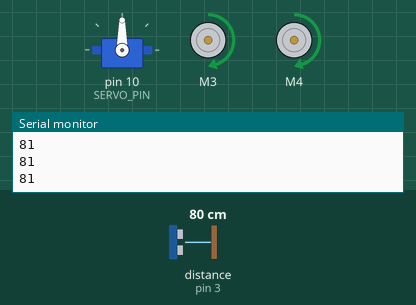
Recording of a sketch running on a simulated Arduino Uno, built with avr-gcc and run on an emulated ATmega328P. Parts: servo, 2 × DC motor (green arrow = forward, orange = backward, longer = faster), the last lines printed to the serial monitor. The test bench sets the inputs (shaded band); at power-on: distance to the obstacle (sensor on pin 3) 80 cm. The echo pulse lasts 58.3 µs per cm.

Above: at 3.2 s.
3.3 s: distance to the obstacle (sensor on pin 3) set to 21 cm
4.8 s: distance to the obstacle (sensor on pin 3) set to 17 cm
At 5.4 s:
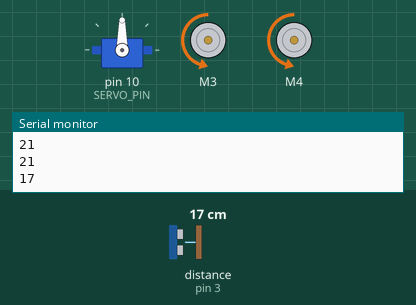
At 7.6 s:
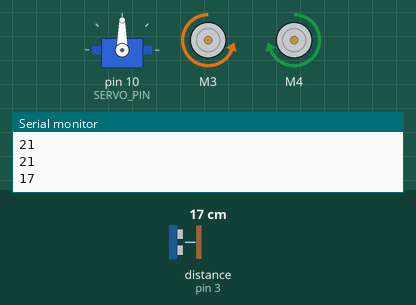
7.8 s: distance to the obstacle (sensor on pin 3) set to 2 cm
At 8.86 s:
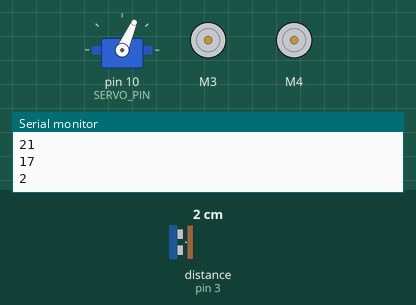
10.8 s: distance to the obstacle (sensor on pin 3) set to 18 cm
13.8 s: distance to the obstacle (sensor on pin 3) set to 4 cm
Timing chart, 0 to 17.8 s (numbered marks = the images above; inputs shaded):
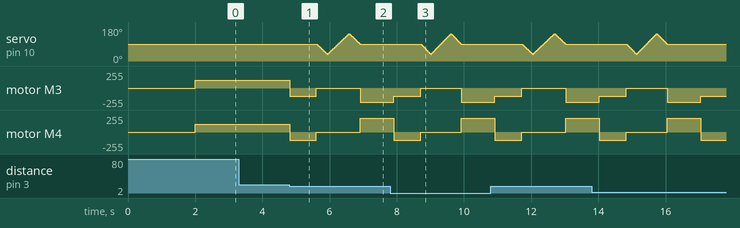

Measured:
- the behaviour switches between 20 and 19 cm on distance to the obstacle (sensor on pin 3) (found by bisection; images 0 and 1)
- after the input at 4.8 s, motor M3: forward 120/255 → backward 120/255 at once, → stopped 0.80 s later, → backward 210/255 1.3 s later; motor M4: forward 120/255 → backward 120/255 at once, → stopped 0.80 s later, → forward 210/255 1.3 s later

The sketch:

MyLife.ino
```cpp
#include <AFMotor.h>
#include <Servo.h>
#include <NewPing.h>

#define TRIGGER_PIN     11
#define ECHO_PIN        3
#define SERVO_PIN       10

//CONST VALUE
#define MAX_DISTANCE    100
#define ROTATE_DEFAULT  90
#define ROTATE_MIN      36
#define ROTATE_MAX      144
#define ROTATE_OFFSET   2

#define MAX_SPEED       120
#define TURN_SPEED      210
#define COLL_DIST       20

NewPing sonar(TRIGGER_PIN, ECHO_PIN, MAX_DISTANCE);
Servo myServo;

AF_DCMotor leftMotor(3, MOTOR12_8KHZ);
AF_DCMotor rightMotor(4, MOTOR12_8KHZ);

int pos       = 0;
int maxLeft   = 0;
int maxRight  = 0;
int maxFront  = 0;
int curDist   = 0;

void setup() {
  Serial.begin(9600);
  myServo.attach(SERVO_PIN);
  myServo.write(ROTATE_DEFAULT);
  delay(2000);
  moveForward();
}

void loop() {
  curDist = getDistance();
  Serial.println(curDist);
  if (curDist < COLL_DIST && curDist > 0) {
    moveBackward();
    delay(800);
    moveStop();
    selectPath();
    moveForward();
  }
}

void moveForward() {
  leftMotor.run(FORWARD);
  rightMotor.run(FORWARD);
  leftMotor.setSpeed(MAX_SPEED);
  rightMotor.setSpeed(MAX_SPEED);
}

void moveBackward() {
  leftMotor.run(BACKWARD);
  rightMotor.run(BACKWARD);
  leftMotor.setSpeed(MAX_SPEED);
  rightMotor.setSpeed(MAX_SPEED);
}

void moveStop() {
  leftMotor.run(RELEASE);
  rightMotor.run(RELEASE);
}

void turnRight() {
  leftMotor.run(FORWARD);
  rightMotor.run(BACKWARD);
  leftMotor.setSpeed(TURN_SPEED);
  rightMotor.setSpeed(TURN_SPEED);
  delay(1000);
}

void turnLeft() {
  leftMotor.run(BACKWARD);
  rightMotor.run(FORWARD);
  leftMotor.setSpeed(TURN_SPEED);
  rightMotor.setSpeed(TURN_SPEED);
  delay(1000);
}

void checkPath()
{
  for (pos = ROTATE_DEFAULT; pos >= ROTATE_MIN; pos -= ROTATE_OFFSET)
  {
    myServo.write(pos);
    caculateValue();
    delay(10);
  }
  for (pos = ROTATE_MIN; pos <= ROTATE_MAX; pos += ROTATE_OFFSET)
  {
    myServo.write(pos);
    caculateValue();
    delay(10);
  }
  for (pos = ROTATE_MAX; pos >= ROTATE_DEFAULT; pos -= ROTATE_OFFSET)
  {
    myServo.write(pos);
    caculateValue();
    delay(10);
  }
}

void selectPath()
{
  maxLeft   = 0;
  maxRight  = 0;
  maxFront  = 0;
  checkPath();
  if (maxLeft == 0)
  {
    turnLeft();
    return;
  }
  if (maxRight == 0)
  {
    turnRight();
    return;
  }
  if (maxLeft >= maxRight)
    turnLeft();
  else
    turnRight();
}

int getDistance()
{
  return sonar.ping_cm();
}

void caculateValue()
{
  int distance = getDistance();
  //  Serial.print(pos);
  //  Serial.print(" : ");
  //  Serial.println(distance);
  //Left
  if (typeOfPos() == 1)
  {
    if (distance > 0 && distance > maxLeft)
    {
      maxLeft = distance;
    }
  }
  //Front
  if (typeOfPos() == 2)
  {
    if (distance > 0 && distance > maxFront)
    {
      maxFront = distance;
    }
  }
  //Right
  if (typeOfPos() == 3)
  {
    if (distance > 0 && distance > maxRight)
    {
      maxRight = distance;
    }
  }
}

//Return value: Left 1, Front 2, Right 3, Default 0
int typeOfPos()
{
  if (pos <= ROTATE_MAX && pos >= ROTATE_MAX - (ROTATE_MAX - ROTATE_MIN) / 3)
  {
    return 1;
  }
  if (pos < ROTATE_MAX - (ROTATE_MAX - ROTATE_MIN) / 3 && pos > ROTATE_MIN + (ROTATE_MAX - ROTATE_MIN) / 3)
  {
    return 2;
  }
  if (pos <= ROTATE_MIN + (ROTATE_MAX - ROTATE_MIN) / 3 && pos >= ROTATE_MIN)
  {
    return 3;
  }
  return 0;
}
```
